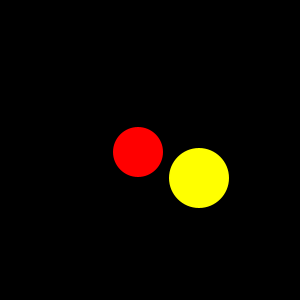
Frame 1 (no input)
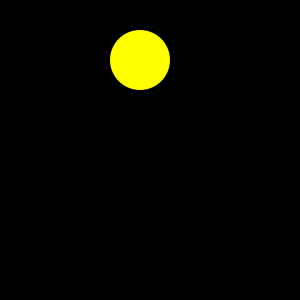
Frame 60 (the mouse pressed at the canvas centre just before this capture)
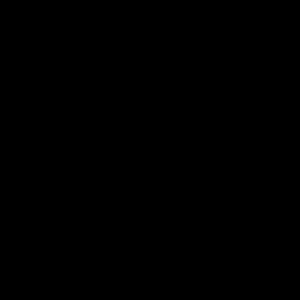
Frame 120 (the mouse held since frame 60 and released just before this capture)

The Processing sketch that drew these frames (run headless with seeded random() and noise(); from frame 60 on, the mouse is pressed at the canvas centre):

// Processing sketch: sketch_05_particles_color
// ── sketch_05_particles_color.pde
Particle p;
Particle p2;

void setup(){
 
  size(300,300);
  noStroke();
  
  //コンストラクタに引き渡すパラメータに色を設定
  p = new Particle(133.0, 150.0, 50.0, 5.0, 2.0, color(255,0,0)); 
  p2 = new Particle(200.0, 180.0, 60.0, -1.0, -2.0, color(255,255,0)); 
}
 
void draw(){
  
  background(0);
  p.update();
  p2.update();
  p.display();
  p2.display();
}

class Particle{
  float x;
  float y;
  float d;
  float vx;
  float vy;
  color c; //colorの変数cを追加
  
  //コンストラクタのパラメータに　color _cを追加
  Particle(float _x, float _y, float _d, float _vx, float _vy, color _c){
    x = _x;
    y = _y;
    d = _d;
    vx = _vx;
    vy = _vy;
    c = _c;     // cに初期値を設定
  }
  
  void display(){
    fill(c); //cで塗りつぶし
    ellipse(x, y, d, d); 
  }
  
  void update(){
    x = x + vx;
    y = y + vy;
    
  }
  
}
